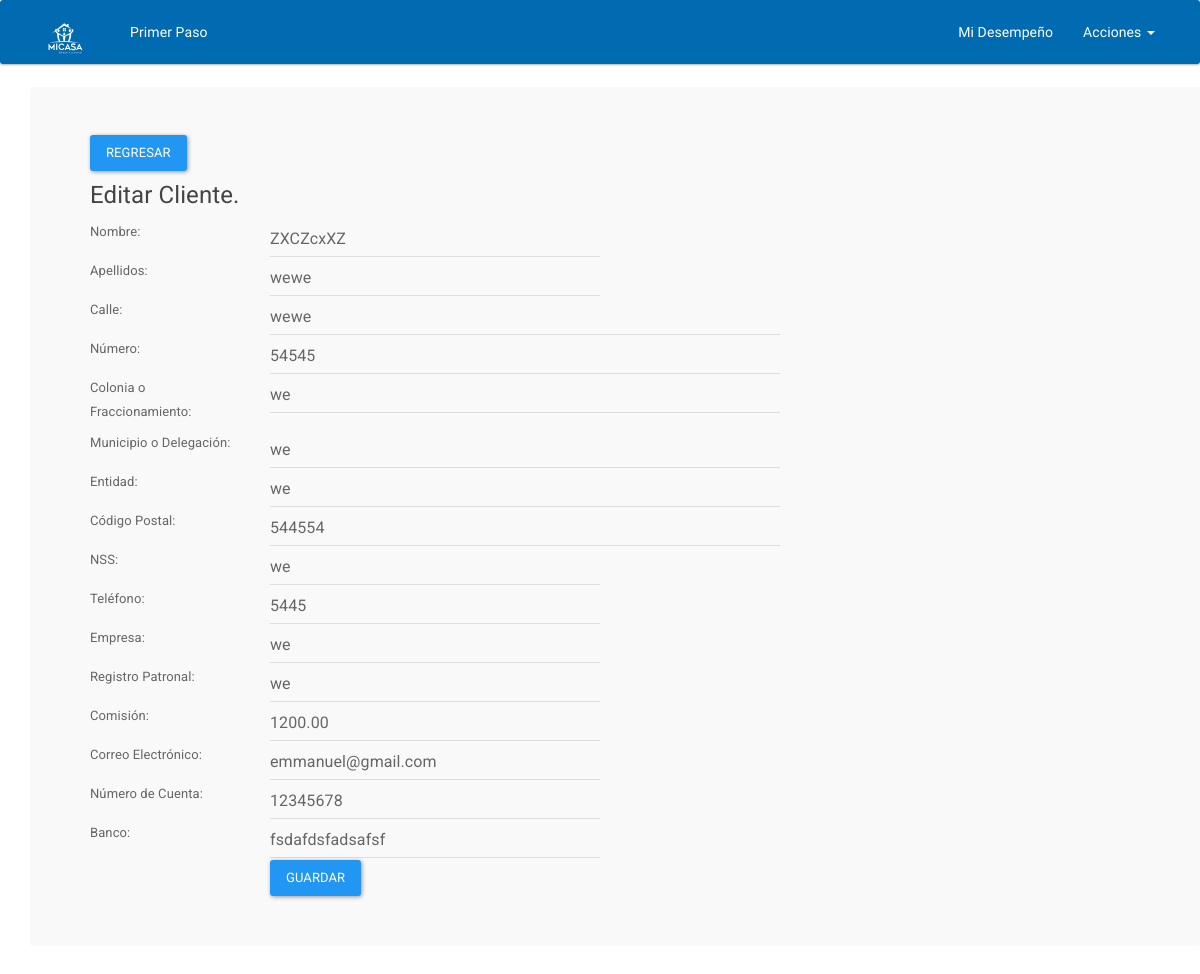
Page /editar/primer_registro/8 on the committed database.
### app/models.py (models this page shows, shortened)
class PrimerRegistro(models.Model):
    nombre = models.CharField(max_length=55)
    apellidos = models.CharField(max_length=80)
    calle = models.CharField(max_length=80, null=True)
    numero = models.CharField(max_length=20, null=True)
    colonia_fraccionamiento = models.CharField('Colonia o Fraccionamiento',max_length=200, null=True)
    municipio_delegacion = models.CharField('Municio o Deledación', max_length=200, null=True)
    endidad = models.CharField(max_length=50, null=True)
    cp = models.CharField(max_length=20, null=True)
    nss = models.CharField( 'nss', max_length=11, null=True)
    telefono = models.PositiveIntegerField('teléfono', )
    empresa = models.CharField(max_length=254)
    registro_patronal = models.CharField(max_length=15)
    comision = models.DecimalField('comisión', max_digits=7, decimal_places=2)
    fecha = models.DateTimeField(auto_now_add=True, null=True)
    email = models.EmailField()
    numero_de_cuenta = models.CharField('número de cuenta', max_length=16)
    banco = models.CharField(max_length=15)
    operador = models.ForeignKey(User, null=True, blank=True)
    class Meta:
        verbose_name_plural = 'Primer Registro'

### app/views.py (the view)
# urls.py: url(r'^editar/primer_registro/(?P<pk>\d+)', views.PrimerRegistroEdit, name='editar_primer_registro'),
def PrimerRegistroEdit(request, pk, template_name='editar/primer_registro.html'):
    clientes = get_object_or_404(PrimerRegistro, pk=pk)
    form = PrimerRegistroFORM(request.POST or None, instance=clientes)
    if form.is_valid():
        form.save()
        return redirect('agregar_clientes')
    return render(request, template_name, {'form': form})

### app/templates/editar/primer_registro.html (shortened to what this page needs)
{% extends 'base/base-asesor.html' %}
{% block contenido %}
            <div class="container jumbotron">
            <a href="{% url "agregar_clientes" %}" class="btn btn-primary">Regresar</a>
            <div class="text-danger mr"><h4 class="ma">Editar Cliente.</h4></div>
            <form  method="post" enctype="multipart/form-data">
              <div class="form-group  row ">
                <label class="col-sm-2 form-control-label ">Nombre:</label>
                <div class="col-sm-4">
                    {{ form.nombre }}
                </div>
              </div>
              <div class="form-group row">
                <label class="col-sm-2 form-control-label">Apellidos:</label>
                <div class="col-sm-4">{{ form.apellidos }}
                {{ form.apellidos.errors }}</div>
              </div>
              <div class="form-group  row">
                    <label class="col-sm-2 form-control-label">Calle:</label>
                    <div class="col-sm-6">{{ form.calle }}
                    {{ form.calle.errors }}</div>
              </div>
                <div class="form-group  row">
                    <label class="col-sm-2 form-control-label">Número:</label>
                    <div class="col-sm-6">{{ form.numero }}
                    {{ form.numero.errors }}</div>
                </div>
                <div class="form-group  row">
                    <label class="col-sm-2 form-control-label">Colonia o Fraccionamiento:</label>
                    <div class="col-sm-6">{{ form.colonia_fraccionamiento }}
                    {{ form.colonia_o_fraccionamiento.errors }}</div>
                </div>
                <div class="form-group  row">
                    <label class="col-sm-2 form-control-label">Municipio o Delegación:</label>
                    <div class="col-sm-6">{{ form.municipio_delegacion }}
                    {{ form.municipio_o_delegacion.errors }}</div>
                </div>
                <div class="form-group  row">
                    <label class="col-sm-2 form-control-label">Entidad:</label>
                    <div class="col-sm-6">{{ form.endidad }}
                    {{ form.endidad.errors }}</div>
                </div>
                <div class="form-group  row">
                    <label class="col-sm-2 form-control-label">Código Postal:</label>
                    <div class="col-sm-6">{{ form.cp }}
                    {{ form.cp.errors }}</div>
                </div>
              <div class="form-group row ">
                <label class="col-sm-2 form-control-label">NSS:</label>
                <div class="col-sm-4">{{ form.nss }}
                {{ form.nss.errors }}</div>
              </div>
                  <div class="form-group row ">
                <label class="col-sm-2 form-control-label">Teléfono:</label>
                <div class="col-sm-4">{{ form.telefono}}
                {{ form.telefono.errors }}</div>
              </div>
              <div class="form-group row">
                <label class="col-sm-2 form-control-label">Empresa:</label>
                <div class="col-sm-4">{{ form.empresa }}
                {{ form.empresa.errors }}</div>
              </div>
              <div class="form-group  row">
                <label class="col-sm-2 form-control-label">Registro Patronal:</label>
                <div class="col-sm-4">{{ form.registro_patronal }}
                {{ form.registro_patronal.errors }}</div>
              </div>
              <div class="form-group row ">
                <label class="col-sm-2 form-control-label">Comisión:</label>
                <div class="col-sm-4">{{ form.comision }}
                {{ form.comision.errors }}</div>
              </div>
              <div class="form-group row ">
                <label class="col-sm-2 form-control-label">Correo Electrónico:</label>
                <div class="col-sm-4">{{ form.email }}
                {{ form.email.errors }}</div>
              </div>
              <div class="form-group row ">
                <label class="col-sm-2 form-control-label">Número de Cuenta:</label>
                <div class="col-sm-4">{{ form.numero_de_cuenta }}
                {{ form.numero_de_cuenta.errors }}</div>
              </div>
              <div class="form-group row ">
                <label class="col-sm-2 form-control-label">Banco:</label>
                <div class="col-sm-4">{{ form.banco }}
                {{ form.banco.errors }}</div>
              </div>
            <div class="form-group row">
                <div class="col-sm-offset-2 col-sm-4">
                  <button type="submit" class="btn btn-primary">Guardar</button>
                </div>
            </div>
        </form>
        </div>
{% endblock %}

### app/templates/base/base-asesor.html (style rules this page uses)
.form-group { margin-bottom: 0.2rem; }

### rows in the picture
PrimerRegistro: nombre "ZXCZcxXZ", apellidos "wewe", calle "wewe", numero "54545", colonia_fraccionamiento "we", municipio_delegacion "we", endidad "we", cp "544554", nss "we", telefono "5445", empresa "we", registro_patronal "we", comision "1200.00", email "emmanuel@gmail.com", numero_de_cuenta "12345678", banco "fsdafdsfadsafsf"
